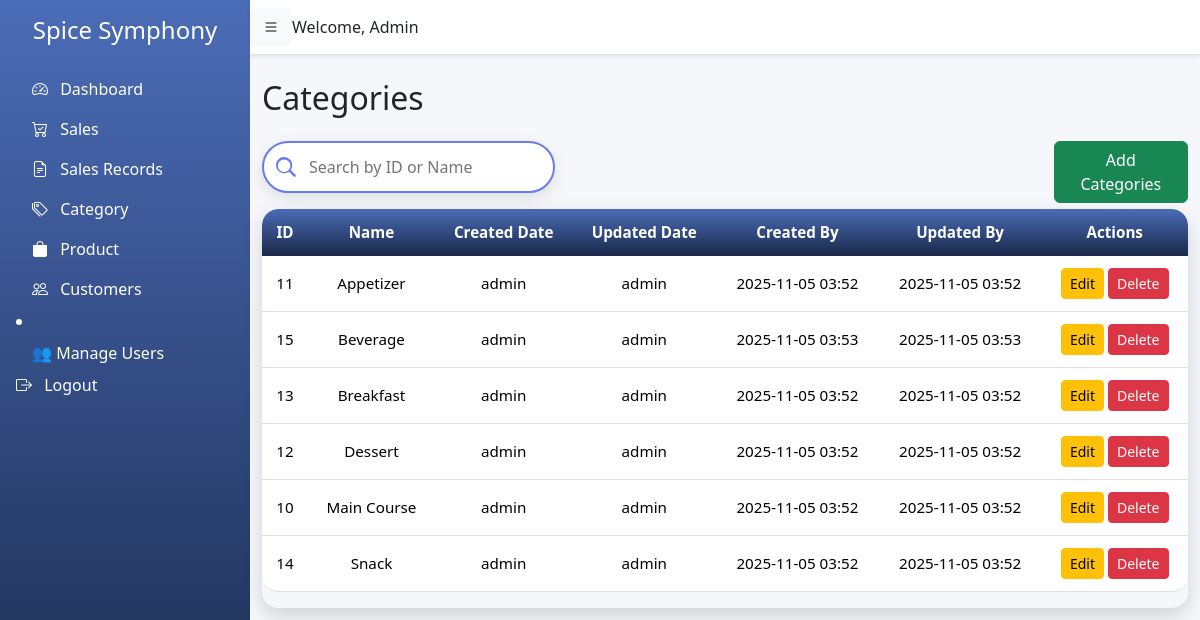
Page /categories/ (signed in) on the committed database.
### pos/models.py (models this page shows, shortened)
class Category(models.Model):
    name = models.CharField(max_length=100, unique=True)
    created_date = models.DateTimeField(auto_now_add=True)
    updated_date = models.DateTimeField(auto_now=True)
    created_by = models.ForeignKey(
        User,
        on_delete=models.SET_NULL,
        null=True,
        related_name='category_created_by'
    )
    updated_by = models.ForeignKey(
        User,
        on_delete=models.SET_NULL,
        null=True,
        related_name='category_updated_by'
    )
    class Meta:
        verbose_name_plural = "Categories"
        ordering = ['name']

### pos/views.py (the view)
# urls.py: path('categories/', views.category_list, name='category_list'),
@login_required
def category_list(request):
    search_query = request.GET.get('search', '')
    if search_query:
        categories = Category.objects.filter(name__icontains=search_query)
    else:
        categories = Category.objects.all()
    return render(request, 'pos/category_list.html', {'categories': categories, 'search_query': search_query})

### pos/templates/pos/category_list.html (shortened to what this page needs)
{% extends 'pos/base.html' %}
{% load static %}
{% block content %}
<h2 class="mb-4">Categories</h2>
<div class="row">
    <div class="col-lg-4">
        <div class="mb-3">
    <input type="text" id="categorySearch" class="lu-search" placeholder="Search by ID or Name">
</div>
    </div>
    <div class="col-lg-4"></div>
    <div class="col-lg-2"></div>
    <div class="col-lg-2">
        <a href="{% url 'category_create' %}" class="btn btn-success">
               Add Categories
           </a>
    </div>
</div>
<div class="lu-table-wrapper">
    <table class="table lu-table" id="categoryTable">
        <thead>
            <tr>
                <th>ID</th>
                <th>Name</th>
                <th>Created Date</th>
                <th>Updated Date</th>
                <th>Created By</th>
                <th>Updated By</th>
                 <th>Actions</th>
            </tr>
        </thead>
    <tbody>
        {% for category in categories %}
        <tr>
            <td>{{ category.id }}</td>
            <td>{{ category.name }}</td>
            <td>{{ category.created_by }}</td>
            <td>{{ category.updated_by }}</td>
            <td>{{ category.created_date|date:"Y-m-d H:i" }}</td>
            <td>{{ category.updated_date|date:"Y-m-d H:i" }}</td>
            <td>
                <a href="{% url 'category_update' category.id %}" class="btn btn-warning btn-sm">Edit</a>
                <a href="{% url 'category_delete' category.id %}" class="btn btn-danger btn-sm"
                   onclick="return confirm('Are you sure you want to delete this category?');">Delete</a>
            </td>
        </tr>
        {% empty %}
        <tr><td colspan="7" class="text-center">No categories found.</td></tr>
        {% endfor %}
    </tbody>
    </table>
</div>
{% endblock %}

### pos/static/css/style.css (style rules this page uses)
body { font-family: 'Segoe UI', sans-serif; background: #f5f7fa; }
.lu-search { width: 100%; padding: 12px 20px 12px 45px; border-radius: 30px; border: 2px solid #667eea; background: #fff; box-shadow: 0 5px 15px rgba(0,0,0,0.1); font-size: 1rem; transition: all 0.3s ease; outline: none; background-repeat: no-repeat; background-size: 20px; background-position: 12px center; }
.lu-table-wrapper { overflow-x: auto; border-radius: 1rem; box-shadow: 0 8px 20px rgba(0,0,0,0.15); border: none; }
.lu-table { border-collapse: separate; border-spacing: 0; width: 100%; min-width: 700px; font-size: 0.95rem; transition: all 0.3s ease; }
.lu-table thead th { background: linear-gradient(180deg, #4b6cb7, #182848) !important; color: #fff; font-weight: 600; text-align: center; vertical-align: middle; border: none; padding: 12px; transition: all 0.3s ease; }
.lu-table tbody td { background: #fff; padding: 12px; text-align: center; vertical-align: middle; transition: all 0.3s ease; }
.lu-table thead tr:first-child th:first-child { border-top-left-radius: 1rem; }
.lu-table thead tr:first-child th:last-child { border-top-right-radius: 1rem; }
.lu-table tbody tr:last-child td:first-child { border-bottom-left-radius: 1rem; }
.lu-table tbody tr:last-child td:last-child { border-bottom-right-radius: 1rem; }

### rows in the picture
Category: id "11", name "Appetizer", created_by "admin", updated_by "admin", created_date "2025-11-05 03:52", updated_date "2025-11-05 03:52"
Category: id "15", name "Beverage", created_by "admin", updated_by "admin", created_date "2025-11-05 03:53", updated_date "2025-11-05 03:53"
Category: id "13", name "Breakfast", created_by "admin", updated_by "admin", created_date "2025-11-05 03:52", updated_date "2025-11-05 03:52"
Category: id "12", name "Dessert", created_by "admin", updated_by "admin", created_date "2025-11-05 03:52", updated_date "2025-11-05 03:52"
Category: id "10", name "Main Course", created_by "admin", updated_by "admin", created_date "2025-11-05 03:52", updated_date "2025-11-05 03:52"
Category: id "14", name "Snack", created_by "admin", updated_by "admin", created_date "2025-11-05 03:52", updated_date "2025-11-05 03:52"
